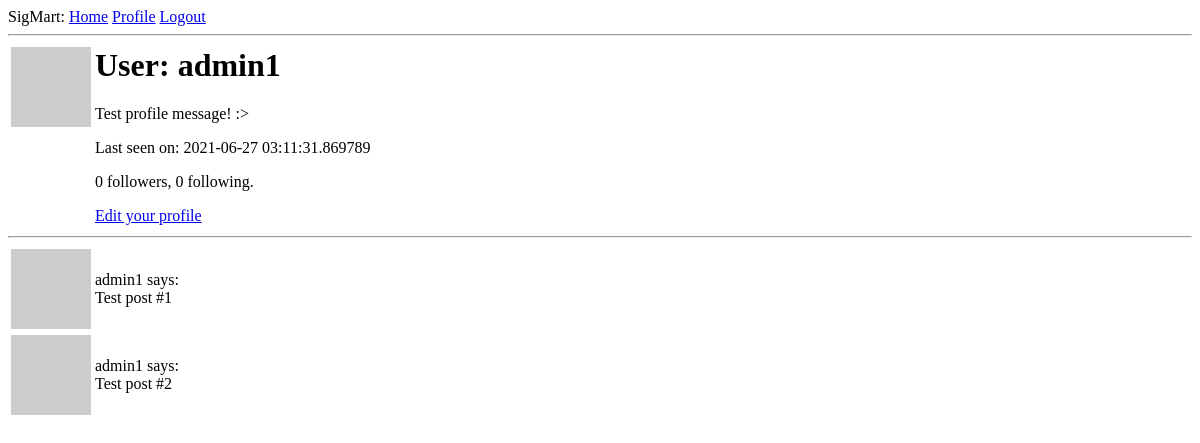
The app's page /user/admin1 (signed in), older data.
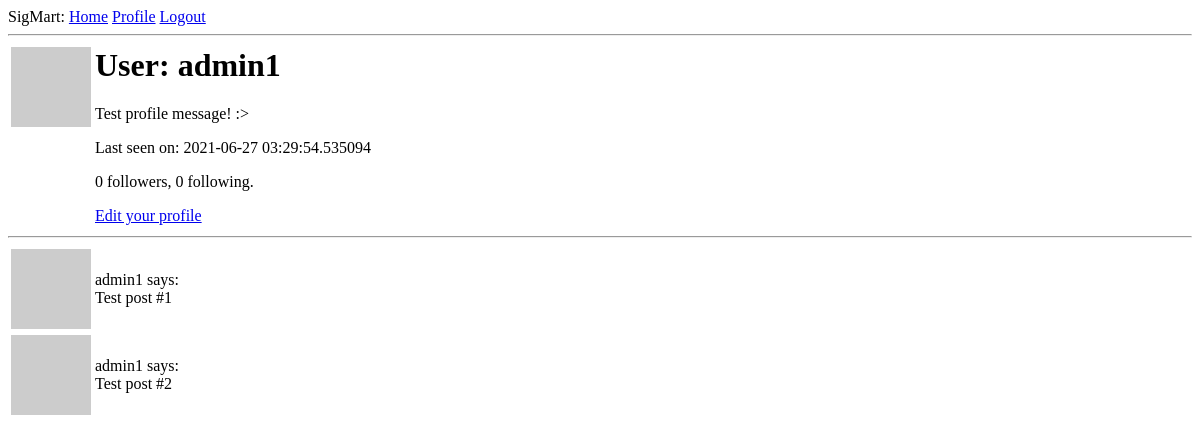
The same page, newer data.
### app/models.py (models this page shows, shortened)
class User(UserMixin, db.Model):
    id = db.Column(db.Integer, primary_key=True)
    username = db.Column(db.String(64), index=True, unique=True)
    email = db.Column(db.String(120), index=True, unique=True)
    password_hash = db.Column(db.String(128))
    followed = db.relationship(
        "User", secondary=followers,
        primaryjoin=(followers.c.follower_id == id),
        secondaryjoin=(followers.c.followed_id == id),
        backref=db.backref("followers", lazy="dynamic"), lazy="dynamic")
    about_me = db.Column(db.String(140))
    last_seen = db.Column(db.DateTime, default=datetime.utcnow)
    posts = db.relationship("Post", backref="author", lazy="dynamic")
    def avatar(self, size):
        digest = md5(self.email.lower().encode("utf-8")).hexdigest()
        return "https://www.gravatar.com/avatar/{}?d=identicon&s={}".format(
            digest, size)

### app/routes.py (the view)
@app.route("/user/<username>")
@login_required
def user(username):
    user = User.query.filter_by(username=username).first_or_404()
    posts = [
        {'author': user, 'body': 'Test post #1'},
        {'author': user, 'body': 'Test post #2'}
    ]
    form = EmptyForm()
    return render_template("user.html", user=user, posts=posts, form=form)

### app/models.py (called while the page is built)
@login.user_loader
def load_user(id):
    return User.query.get(int(id))

### app/routes.py (called while the page is built)
@app.before_request
def before_request():
    if current_user.is_authenticated:
        current_user.last_seen = datetime.utcnow()
        db.session.commit()

### app/templates/user.html (shortened to what this page needs)
{% extends "base.html" %}
{% block content %}
    <table>
        <tr valign="top">
            <td><img src="{{ user.avatar(128) }}"></td>
            <td>
                <h1>User: {{ user.username }}</h1>
                {% if user.about_me %}<p>{{ user.about_me }}</p>{% endif %}
                {% if user.last_seen %}<p>Last seen on: {{ user.last_seen }}</p>{% endif %}
                <p>{{ user.followers.count() }} followers, {{ user.followed.count() }} following.</p>
                {% if user == current_user %}
                <p><a href="{{ url_for('edit_profile') }}">Edit your profile</a></p>
                {% endif %}
            </td>
        </tr>
    </table>
    <hr>
    {% for post in posts %}
        {% include "_post.html" %}
    {% endfor %}
{% endblock %}

### app/templates/base.html (shortened to what this page needs)
<html>
    <head>
    </head>
    <body>
        <div>
            SigMart:
            <a href="{{ url_for('index') }}">Home</a>
            {% if current_user.is_anonymous %}
            <a href="{{ url_for('login') }}">Login</a>
            <a href="{{ url_for('register') }}">Register</a>
            {% else %}
            <a href="{{ url_for('user', username=current_user.username) }}">Profile</a>
            <a href="{{ url_for('logout') }}">Logout</a>
            {% endif %}
        </div>
        <hr>
        {% block content %}
        {% endblock %}
    </body>
</html>

### app/templates/_post.html
<table>
    <tr align="top">
        <td><img src="{{ post.author.avatar(36) }}"></td>
        <td>{{ post.author.username }} says: <br>{{ post.body }}</td>
    </tr>
</table>

Row changes from the older to the newer data that the page shows:
changed User "admin1": last_seen "2021-06-27 03:11:31.869789" → "2021-06-27 03:29:54.535094"
